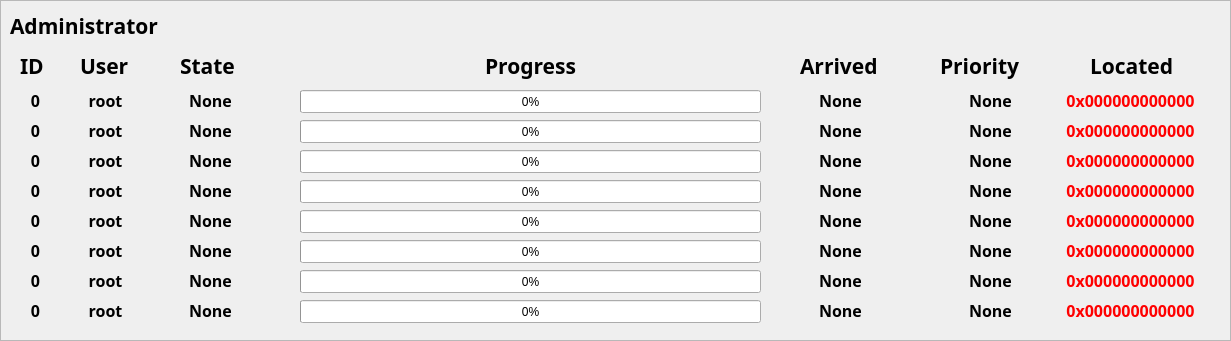
   <widget class="QFrame" name="frame_3">
    <property name="geometry">
     <rect>
      <x>10</x>
      <y>210</y>
      <width>1231</width>
      <height>341</height>
     </rect>
    </property>
    <property name="frameShape">
     <enum>QFrame::StyledPanel</enum>
    </property>
    <property name="frameShadow">
     <enum>QFrame::Raised</enum>
    </property>
    <widget class="QLabel" name="administrator_label">
     <property name="geometry">
      <rect>
       <x>10</x>
       <y>10</y>
       <width>181</width>
       <height>31</height>
      </rect>
     </property>
     <property name="font">
      <font>
       <family>JetBrains Mono</family>
       <pointsize>16</pointsize>
       <weight>75</weight>
       <bold>true</bold>
      </font>
     </property>
     <property name="text">
      <string>Administrator</string>
     </property>
    </widget>
    <widget class="QLabel" name="id_label">
     <property name="geometry">
      <rect>
       <x>20</x>
       <y>50</y>
       <width>31</width>
       <height>31</height>
      </rect>
     </property>
     <property name="font">
      <font>
       <family>JetBrains Mono</family>
       <pointsize>16</pointsize>
       <weight>75</weight>
       <bold>true</bold>
      </font>
     </property>
     <property name="text">
      <string>ID</string>
     </property>
    </widget>
    <widget class="QLabel" name="token_0">
     <property name="geometry">
      <rect>
       <x>20</x>
       <y>90</y>
       <width>31</width>
       <height>21</height>
      </rect>
     </property>
     <property name="font">
      <font>
       <family>JetBrains Mono</family>
       <pointsize>12</pointsize>
       <weight>75</weight>
       <bold>true</bold>
      </font>
     </property>
     <property name="text">
      <string>0</string>
     </property>
     <property name="alignment">
      <set>Qt::AlignCenter</set>
     </property>
    </widget>
    <widget class="QLabel" name="token_1">
     <property name="geometry">
      <rect>
       <x>20</x>
       <y>120</y>
       <width>31</width>
       <height>21</height>
      </rect>
     </property>
     <property name="font">
      <font>
       <family>JetBrains Mono</family>
       <pointsize>12</pointsize>
       <weight>75</weight>
       <bold>true</bold>
      </font>
     </property>
     <property name="text">
      <string>0</string>
     </property>
     <property name="alignment">
      <set>Qt::AlignCenter</set>
     </property>
    </widget>
    <widget class="QLabel" name="token_2">
     <property name="geometry">
      <rect>
       <x>20</x>
       <y>150</y>
       <width>31</width>
       <height>21</height>
      </rect>
     </property>
     <property name="font">
      <font>
       <family>JetBrains Mono</family>
       <pointsize>12</pointsize>
       <weight>75</weight>
       <bold>true</bold>
      </font>
     </property>
     <property name="text">
      <string>0</string>
     </property>
     <property name="alignment">
      <set>Qt::AlignCenter</set>
     </property>
    </widget>
    <widget class="QLabel" name="token_3">
     <property name="geometry">
      <rect>
       <x>20</x>
       <y>180</y>
       <width>31</width>
       <height>21</height>
      </rect>
     </property>
     <property name="font">
      <font>
       <family>JetBrains Mono</family>
       <pointsize>12</pointsize>
       <weight>75</weight>
       <bold>true</bold>
      </font>
     </property>
     <property name="text">
      <string>0</string>
     </property>
     <property name="alignment">
      <set>Qt::AlignCenter</set>
     </property>
    </widget>
    <widget class="QLabel" name="token_4">
     <property name="geometry">
      <rect>
       <x>20</x>
       <y>210</y>
       <width>31</width>
       <height>21</height>
      </rect>
     </property>
     <property name="font">
      <font>
       <family>JetBrains Mono</family>
       <pointsize>12</pointsize>
       <weight>75</weight>
       <bold>true</bold>
      </font>
     </property>
     <property name="text">
      <string>0</string>
     </property>
     <property name="alignment">
      <set>Qt::AlignCenter</set>
     </property>
    </widget>
    <widget class="QLabel" name="token_5">
     <property name="geometry">
      <rect>
       <x>20</x>
       <y>240</y>
       <width>31</width>
       <height>21</height>
      </rect>
     </property>
     <property name="font">
      <font>
       <family>JetBrains Mono</family>
       <pointsize>12</pointsize>
       <weight>75</weight>
       <bold>true</bold>
      </font>
     </property>
     <property name="text">
      <string>0</string>
     </property>
     <property name="alignment">
      <set>Qt::AlignCenter</set>
     </property>
    </widget>
    <widget class="QLabel" name="token_6">
     <property name="geometry">
      <rect>
       <x>20</x>
       <y>270</y>
       <width>31</width>
       <height>21</height>
      </rect>
     </property>
     <property name="font">
      <font>
       <family>JetBrains Mono</family>
       <pointsize>12</pointsize>
       <weight>75</weight>
       <bold>true</bold>
      </font>
     </property>
     <property name="text">
      <string>0</string>
     </property>
     <property name="alignment">
      <set>Qt::AlignCenter</set>
     </property>
    </widget>
    <widget class="QLabel" name="token_7">
     <property name="geometry">
      <rect>
       <x>20</x>
       <y>300</y>
       <width>31</width>
       <height>21</height>
      </rect>
     </property>
     <property name="font">
      <font>
       <family>JetBrains Mono</family>
       <pointsize>12</pointsize>
       <weight>75</weight>
       <bold>true</bold>
      </font>
     </property>
     <property name="text">
      <string>0</string>
     </property>
     <property name="alignment">
      <set>Qt::AlignCenter</set>
     </property>
    </widget>
    <widget class="QLabel" name="user_label">
     <property name="geometry">
      <rect>
       <x>80</x>
       <y>50</y>
       <width>51</width>
       <height>31</height>
      </rect>
     </property>
     <property name="font">
      <font>
       <family>JetBrains Mono</family>
       <pointsize>16</pointsize>
       <weight>75</weight>
       <bold>true</bold>
      </font>
     </property>
     <property name="text">
      <string>User</string>
     </property>
    </widget>
    <widget class="QLabel" name="user_0">
     <property name="geometry">
      <rect>
       <x>80</x>
       <y>90</y>
       <width>51</width>
       <height>21</height>
      </rect>
     </property>
     <property name="font">
      <font>
       <family>JetBrains Mono</family>
       <pointsize>12</pointsize>
       <weight>75</weight>
       <bold>true</bold>
      </font>
     </property>
     <property name="text">
      <string>root</string>
     </property>
     <property name="alignment">
      <set>Qt::AlignCenter</set>
     </property>
    </widget>
    <widget class="QLabel" name="user_1">
     <property name="geometry">
      <rect>
       <x>80</x>
       <y>120</y>
       <width>51</width>
       <height>21</height>
      </rect>
     </property>
     <property name="font">
      <font>
       <family>JetBrains Mono</family>
       <pointsize>12</pointsize>
       <weight>75</weight>
       <bold>true</bold>
      </font>
     </property>
     <property name="text">
      <string>root</string>
     </property>
     <property name="alignment">
      <set>Qt::AlignCenter</set>
     </property>
    </widget>
    <widget class="QLabel" name="user_2">
     <property name="geometry">
      <rect>
       <x>80</x>
       <y>150</y>
       <width>51</width>
       <height>21</height>
      </rect>
     </property>
     <property name="font">
      <font>
       <family>JetBrains Mono</family>
       <pointsize>12</pointsize>
       <weight>75</weight>
       <bold>true</bold>
      </font>
     </property>
     <property name="text">
      <string>root</string>
     </property>
     <property name="alignment">
      <set>Qt::AlignCenter</set>
     </property>
    </widget>
    <widget class="QLabel" name="user_3">
     <property name="geometry">
      <rect>
       <x>80</x>
       <y>180</y>
       <width>51</width>
       <height>21</height>
      </rect>
     </property>
     <property name="font">
      <font>
       <family>JetBrains Mono</family>
       <pointsize>12</pointsize>
       <weight>75</weight>
       <bold>true</bold>
      </font>
     </property>
     <property name="text">
      <string>root</string>
     </property>
     <property name="alignment">
      <set>Qt::AlignCenter</set>
     </property>
    </widget>
    <widget class="QLabel" name="user_4">
     <property name="geometry">
      <rect>
       <x>80</x>
       <y>210</y>
       <width>51</width>
       <height>21</height>
      </rect>
     </property>
     <property name="font">
      <font>
       <family>JetBrains Mono</family>
       <pointsize>12</pointsize>
       <weight>75</weight>
       <bold>true</bold>
      </font>
     </property>
     <property name="text">
      <string>root</string>
     </property>
     <property name="alignment">
      <set>Qt::AlignCenter</set>
     </property>
    </widget>
    <widget class="QLabel" name="user_5">
     <property name="geometry">
      <rect>
       <x>80</x>
       <y>240</y>
       <width>51</width>
       <height>21</height>
      </rect>
     </property>
     <property name="font">
      <font>
       <family>JetBrains Mono</family>
       <pointsize>12</pointsize>
       <weight>75</weight>
       <bold>true</bold>
      </font>
     </property>
     <property name="text">
      <string>root</string>
     </property>
     <property name="alignment">
      <set>Qt::AlignCenter</set>
     </property>
    </widget>
    <widget class="QLabel" name="user_6">
     <property name="geometry">
      <rect>
       <x>80</x>
       <y>270</y>
       <width>51</width>
       <height>21</height>
      </rect>
     </property>
     <property name="font">
      <font>
       <family>JetBrains Mono</family>
       <pointsize>12</pointsize>
       <weight>75</weight>
       <bold>true</bold>
      </font>
     </property>
     <property name="text">
      <string>root</string>
     </property>
     <property name="alignment">
      <set>Qt::AlignCenter</set>
     </property>
    </widget>
    <widget class="QLabel" name="user_7">
     <property name="geometry">
      <rect>
       <x>80</x>
       <y>300</y>
       <width>51</width>
       <height>21</height>
      </rect>
     </property>
     <property name="font">
      <font>
       <family>JetBrains Mono</family>
       <pointsize>12</pointsize>
       <weight>75</weight>
       <bold>true</bold>
      </font>
     </property>
     <property name="text">
      <string>root</string>
     </property>
     <property name="alignment">
      <set>Qt::AlignCenter</set>
     </property>
    </widget>
    <widget class="QLabel" name="state_label">
     <property name="geometry">
      <rect>
       <x>180</x>
       <y>50</y>
       <width>71</width>
       <height>31</height>
      </rect>
     </property>
     <property name="font">
      <font>
       <family>JetBrains Mono</family>
       <pointsize>16</pointsize>
       <weight>75</weight>
       <bold>true</bold>
      </font>
     </property>
     <property name="text">
      <string>State</string>
     </property>
    </widget>
    <widget class="QLabel" name="state_0">
     <property name="geometry">
      <rect>
       <x>140</x>
       <y>90</y>
       <width>141</width>
       <height>21</height>
      </rect>
     </property>
     <property name="font">
      <font>
       <family>JetBrains Mono</family>
       <pointsize>12</pointsize>
       <weight>75</weight>
       <bold>true</bold>
      </font>
     </property>
     <property name="text">
      <string>None</string>
     </property>
     <property name="alignment">
      <set>Qt::AlignCenter</set>
     </property>
    </widget>
    <widget class="QLabel" name="state_1">
     <property name="geometry">
      <rect>
       <x>140</x>
       <y>120</y>
       <width>141</width>
       <height>21</height>
      </rect>
     </property>
     <property name="font">
      <font>
       <family>JetBrains Mono</family>
       <pointsize>12</pointsize>
       <weight>75</weight>
       <bold>true</bold>
      </font>
     </property>
     <property name="text">
      <string>None</string>
     </property>
     <property name="alignment">
      <set>Qt::AlignCenter</set>
     </property>
    </widget>
    <widget class="QLabel" name="state_2">
     <property name="geometry">
      <rect>
       <x>140</x>
       <y>150</y>
       <width>141</width>
       <height>21</height>
      </rect>
     </property>
     <property name="font">
      <font>
       <family>JetBrains Mono</family>
       <pointsize>12</pointsize>
       <weight>75</weight>
       <bold>true</bold>
      </font>
     </property>
     <property name="text">
      <string>None</string>
     </property>
     <property name="alignment">
      <set>Qt::AlignCenter</set>
     </property>
    </widget>
    <widget class="QLabel" name="state_3">
     <property name="geometry">
      <rect>
       <x>140</x>
       <y>180</y>
       <width>141</width>
       <height>21</height>
      </rect>
     </property>
     <property name="font">
      <font>
       <family>JetBrains Mono</family>
       <pointsize>12</pointsize>
       <weight>75</weight>
       <bold>true</bold>
      </font>
     </property>
     <property name="text">
      <string>None</string>
     </property>
     <property name="alignment">
      <set>Qt::AlignCenter</set>
     </property>
    </widget>
    <widget class="QLabel" name="state_4">
     <property name="geometry">
      <rect>
       <x>140</x>
       <y>210</y>
       <width>141</width>
       <height>21</height>
      </rect>
     </property>
     <property name="font">
      <font>
       <family>JetBrains Mono</family>
       <pointsize>12</pointsize>
       <weight>75</weight>
       <bold>true</bold>
      </font>
     </property>
     <property name="text">
      <string>None</string>
     </property>
     <property name="alignment">
      <set>Qt::AlignCenter</set>
     </property>
    </widget>
    <widget class="QLabel" name="state_5">
     <property name="geometry">
      <rect>
       <x>140</x>
       <y>240</y>
       <width>141</width>
       <height>21</height>
      </rect>
     </property>
     <property name="font">
      <font>
       <family>JetBrains Mono</family>
       <pointsize>12</pointsize>
       <weight>75</weight>
       <bold>true</bold>
      </font>
     </property>
     <property name="text">
      <string>None</string>
     </property>
     <property name="alignment">
      <set>Qt::AlignCenter</set>
     </property>
    </widget>
    <widget class="QLabel" name="state_6">
     <property name="geometry">
      <rect>
       <x>140</x>
       <y>270</y>
       <width>141</width>
       <height>21</height>
      </rect>
     </property>
     <property name="font">
      <font>
       <family>JetBrains Mono</family>
       <pointsize>12</pointsize>
       <weight>75</weight>
       <bold>true</bold>
      </font>
     </property>
     <property name="text">
      <string>None</string>
     </property>
     <property name="alignment">
      <set>Qt::AlignCenter</set>
     </property>
    </widget>
    <widget class="QLabel" name="state_7">
     <property name="geometry">
      <rect>
       <x>140</x>
       <y>300</y>
       <width>141</width>
       <height>21</height>
      </rect>
     </property>
     <property name="font">
      <font>
       <family>JetBrains Mono</family>
       <pointsize>12</pointsize>
       <weight>75</weight>
       <bold>true</bold>
      </font>
     </property>
     <property name="text">
      <string>None</string>
     </property>
     <property name="alignment">
      <set>Qt::AlignCenter</set>
     </property>
    </widget>
    <widget class="QProgressBar" name="progress_0">
     <property name="geometry">
      <rect>
       <x>300</x>
       <y>90</y>
       <width>461</width>
       <height>23</height>
      </rect>
     </property>
     <property name="value">
      <number>0</number>
     </property>
    </widget>
    <widget class="QProgressBar" name="progress_1">
     <property name="geometry">
      <rect>
       <x>300</x>
       <y>120</y>
       <width>461</width>
       <height>23</height>
      </rect>
     </property>
     <property name="value">
      <number>0</number>
     </property>
    </widget>
    <widget class="QProgressBar" name="progress_2">
     <property name="geometry">
      <rect>
       <x>300</x>
       <y>150</y>
       <width>461</width>
       <height>23</height>
      </rect>
     </property>
     <property name="value">
      <number>0</number>
     </property>
    </widget>
    <widget class="QProgressBar" name="progress_3">
     <property name="geometry">
      <rect>
       <x>300</x>
       <y>180</y>
       <width>461</width>
       <height>23</height>
      </rect>
     </property>
     <property name="value">
      <number>0</number>
     </property>
    </widget>
    <widget class="QProgressBar" name="progress_4">
     <property name="geometry">
      <rect>
       <x>300</x>
       <y>210</y>
       <width>461</width>
       <height>23</height>
      </rect>
     </property>
     <property name="value">
      <number>0</number>
     </property>
    </widget>
    <widget class="QProgressBar" name="progress_5">
     <property name="geometry">
      <rect>
       <x>300</x>
       <y>240</y>
       <width>461</width>
       <height>23</height>
      </rect>
     </property>
     <property name="value">
      <number>0</number>
     </property>
    </widget>
    <widget class="QProgressBar" name="progress_6">
     <property name="geometry">
      <rect>
       <x>300</x>
       <y>270</y>
       <width>461</width>
       <height>23</height>
      </rect>
     </property>
     <property name="value">
      <number>0</number>
     </property>
    </widget>
    <widget class="QProgressBar" name="progress_7">
     <property name="geometry">
      <rect>
       <x>300</x>
       <y>300</y>
       <width>461</width>
       <height>23</height>
      </rect>
     </property>
     <property name="value">
      <number>0</number>
     </property>
    </widget>
    <widget class="QLabel" name="progress_label">
     <property name="geometry">
      <rect>
       <x>300</x>
       <y>50</y>
       <width>461</width>
       <height>31</height>
      </rect>
     </property>
     <property name="font">
      <font>
       <family>JetBrains Mono</family>
       <pointsize>16</pointsize>
       <weight>75</weight>
       <bold>true</bold>
      </font>
     </property>
     <property name="text">
      <string>Progress</string>
     </property>
     <property name="alignment">
      <set>Qt::AlignCenter</set>
     </property>
    </widget>
    <widget class="QLabel" name="arrive_label">
     <property name="geometry">
      <rect>
       <x>800</x>
       <y>50</y>
       <width>91</width>
       <height>31</height>
      </rect>
     </property>
     <property name="font">
      <font>
       <family>JetBrains Mono</family>
       <pointsize>16</pointsize>
       <weight>75</weight>
       <bold>true</bold>
      </font>
     </property>
     <property name="text">
      <string>Arrived</string>
     </property>
    </widget>
    <widget class="QLabel" name="time_0">
     <property name="geometry">
      <rect>
       <x>770</x>
       <y>90</y>
       <width>141</width>
       <height>21</height>
      </rect>
     </property>
     <property name="font">
      <font>
       <family>JetBrains Mono</family>
       <pointsize>12</pointsize>
       <weight>75</weight>
       <bold>true</bold>
      </font>
     </property>
     <property name="text">
      <string>None</string>
     </property>
     <property name="alignment">
      <set>Qt::AlignCenter</set>
     </property>
    </widget>
    <widget class="QLabel" name="time_1">
     <property name="geometry">
      <rect>
       <x>770</x>
       <y>120</y>
       <width>141</width>
       <height>21</height>
      </rect>
     </property>
     <property name="font">
      <font>
       <family>JetBrains Mono</family>
       <pointsize>12</pointsize>
       <weight>75</weight>
       <bold>true</bold>
      </font>
     </property>
     <property name="text">
      <string>None</string>
     </property>
     <property name="alignment">
      <set>Qt::AlignCenter</set>
     </property>
    </widget>
    <widget class="QLabel" name="time_2">
     <property name="geometry">
      <rect>
       <x>770</x>
       <y>150</y>
       <width>141</width>
       <height>21</height>
      </rect>
     </property>
     <property name="font">
      <font>
       <family>JetBrains Mono</family>
       <pointsize>12</pointsize>
       <weight>75</weight>
       <bold>true</bold>
      </font>
     </property>
     <property name="text">
      <string>None</string>
     </property>
     <property name="alignment">
      <set>Qt::AlignCenter</set>
     </property>
    </widget>
    <widget class="QLabel" name="time_3">
     <property name="geometry">
      <rect>
       <x>770</x>
       <y>180</y>
       <width>141</width>
       <height>21</height>
      </rect>
     </property>
     <property name="font">
      <font>
       <family>JetBrains Mono</family>
       <pointsize>12</pointsize>
       <weight>75</weight>
       <bold>true</bold>
      </font>
     </property>
     <property name="text">
      <string>None</string>
     </property>
     <property name="alignment">
      <set>Qt::AlignCenter</set>
     </property>
    </widget>
    <widget class="QLabel" name="time_4">
     <property name="geometry">
      <rect>
       <x>770</x>
       <y>210</y>
       <width>141</width>
       <height>21</height>
      </rect>
     </property>
     <property name="font">
      <font>
       <family>JetBrains Mono</family>
       <pointsize>12</pointsize>
       <weight>75</weight>
       <bold>true</bold>
      </font>
     </property>
     <property name="text">
      <string>None</string>
     </property>
     <property name="alignment">
      <set>Qt::AlignCenter</set>
     </property>
    </widget>
    <widget class="QLabel" name="time_5">
     <property name="geometry">
      <rect>
       <x>770</x>
       <y>240</y>
       <width>141</width>
       <height>21</height>
      </rect>
     </property>
     <property name="font">
      <font>
       <family>JetBrains Mono</family>
       <pointsize>12</pointsize>
       <weight>75</weight>
       <bold>true</bold>
      </font>
     </property>
     <property name="text">
      <string>None</string>
     </property>
     <property name="alignment">
      <set>Qt::AlignCenter</set>
     </property>
    </widget>
    <widget class="QLabel" name="time_6">
     <property name="geometry">
      <rect>
       <x>770</x>
       <y>270</y>
       <width>141</width>
       <height>21</height>
      </rect>
     </property>
     <property name="font">
      <font>
       <family>JetBrains Mono</family>
       <pointsize>12</pointsize>
       <weight>75</weight>
       <bold>true</bold>
      </font>
     </property>
     <property name="text">
      <string>None</string>
     </property>
     <property name="alignment">
      <set>Qt::AlignCenter</set>
     </property>
    </widget>
    <widget class="QLabel" name="time_7">
     <property name="geometry">
      <rect>
       <x>770</x>
       <y>300</y>
       <width>141</width>
       <height>21</height>
      </rect>
     </property>
     <property name="font">
      <font>
       <family>JetBrains Mono</family>
       <pointsize>12</pointsize>
       <weight>75</weight>
       <bold>true</bold>
      </font>
     </property>
     <property name="text">
      <string>None</string>
     </property>
     <property name="alignment">
      <set>Qt::AlignCenter</set>
     </property>
    </widget>
    <widget class="QLabel" name="priority_label">
     <property name="geometry">
      <rect>
       <x>940</x>
       <y>50</y>
       <width>101</width>
       <height>31</height>
      </rect>
     </property>
     <property name="font">
      <font>
       <family>JetBrains Mono</family>
       <pointsize>16</pointsize>
       <weight>75</weight>
       <bold>true</bold>
      </font>
     </property>
     <property name="text">
      <string>Priority</string>
     </property>
    </widget>
    <widget class="QLabel" name="priority_0">
     <property name="geometry">
      <rect>
       <x>920</x>
       <y>90</y>
       <width>141</width>
       <height>21</height>
      </rect>
     </property>
     <property name="font">
      <font>
       <family>JetBrains Mono</family>
       <pointsize>12</pointsize>
       <weight>75</weight>
       <bold>true</bold>
      </font>
     </property>
     <property name="text">
      <string>None</string>
     </property>
     <property name="alignment">
      <set>Qt::AlignCenter</set>
     </property>
    </widget>
    <widget class="QLabel" name="priority_1">
     <property name="geometry">
      <rect>
       <x>920</x>
       <y>120</y>
       <width>141</width>
       <height>21</height>
      </rect>
     </property>
     <property name="font">
      <font>
       <family>JetBrains Mono</family>
       <pointsize>12</pointsize>
       <weight>75</weight>
       <bold>true</bold>
      </font>
     </property>
     <property name="text">
      <string>None</string>
     </property>
     <property name="alignment">
      <set>Qt::AlignCenter</set>
     </property>
    </widget>
    <widget class="QLabel" name="priority_2">
     <property name="geometry">
      <rect>
       <x>920</x>
       <y>150</y>
       <width>141</width>
       <height>21</height>
      </rect>
     </property>
     <property name="font">
      <font>
       <family>JetBrains Mono</family>
       <pointsize>12</pointsize>
       <weight>75</weight>
       <bold>true</bold>
      </font>
     </property>
     <property name="text">
      <string>None</string>
     </property>
     <property name="alignment">
      <set>Qt::AlignCenter</set>
     </property>
    </widget>
    <widget class="QLabel" name="priority_3">
     <property name="geometry">
      <rect>
       <x>920</x>
       <y>180</y>
       <width>141</width>
       <height>21</height>
      </rect>
     </property>
     <property name="font">
      <font>
       <family>JetBrains Mono</family>
       <pointsize>12</pointsize>
       <weight>75</weight>
       <bold>true</bold>
      </font>
     </property>
     <property name="text">
      <string>None</string>
     </property>
     <property name="alignment">
      <set>Qt::AlignCenter</set>
     </property>
    </widget>
    <widget class="QLabel" name="priority_4">
     <property name="geometry">
      <rect>
       <x>920</x>
       <y>210</y>
       <width>141</width>
       <height>21</height>
      </rect>
     </property>
     <property name="font">
      <font>
       <family>JetBrains Mono</family>
       <pointsize>12</pointsize>
       <weight>75</weight>
       <bold>true</bold>
      </font>
     </property>
     <property name="text">
      <string>None</string>
     </property>
     <property name="alignment">
      <set>Qt::AlignCenter</set>
     </property>
    </widget>
    <widget class="QLabel" name="priority_5">
     <property name="geometry">
      <rect>
       <x>920</x>
       <y>240</y>
       <width>141</width>
       <height>21</height>
      </rect>
     </property>
     <property name="font">
      <font>
       <family>JetBrains Mono</family>
       <pointsize>12</pointsize>
       <weight>75</weight>
       <bold>true</bold>
      </font>
     </property>
     <property name="text">
      <string>None</string>
     </property>
     <property name="alignment">
      <set>Qt::AlignCenter</set>
     </property>
    </widget>
    <widget class="QLabel" name="priority_6">
     <property name="geometry">
      <rect>
       <x>920</x>
       <y>270</y>
       <width>141</width>
       <height>21</height>
      </rect>
     </property>
     <property name="font">
      <font>
       <family>JetBrains Mono</family>
       <pointsize>12</pointsize>
       <weight>75</weight>
       <bold>true</bold>
      </font>
     </property>
     <property name="text">
      <string>None</string>
     </property>
     <property name="alignment">
      <set>Qt::AlignCenter</set>
     </property>
    </widget>
    <widget class="QLabel" name="priority_7">
     <property name="geometry">
      <rect>
       <x>920</x>
       <y>300</y>
       <width>141</width>
       <height>21</height>
      </rect>
     </property>
     <property name="font">
      <font>
       <family>JetBrains Mono</family>
       <pointsize>12</pointsize>
       <weight>75</weight>
       <bold>true</bold>
      </font>
     </property>
     <property name="text">
      <string>None</string>
     </property>
     <property name="alignment">
      <set>Qt::AlignCenter</set>
     </property>
    </widget>
    <widget class="QLabel" name="located_label">
     <property name="geometry">
      <rect>
       <x>1090</x>
       <y>50</y>
       <width>91</width>
       <height>31</height>
      </rect>
     </property>
     <property name="font">
      <font>
       <family>JetBrains Mono</family>
       <pointsize>16</pointsize>
       <weight>75</weight>
       <bold>true</bold>
      </font>
     </property>
     <property name="text">
      <string>Located</string>
     </property>
    </widget>
    <widget class="QLabel" name="located_6">
     <property name="geometry">
      <rect>
       <x>1060</x>
       <y>270</y>
       <width>141</width>
       <height>21</height>
      </rect>
     </property>
     <property name="font">
      <font>
       <family>JetBrains Mono</family>
       <pointsize>12</pointsize>
       <weight>75</weight>
       <bold>true</bold>
      </font>
     </property>
     <property name="styleSheet">
      <string notr="true">color: red;</string>
     </property>
     <property name="text">
      <string>0x000000000000</string>
     </property>
     <property name="alignment">
      <set>Qt::AlignCenter</set>
     </property>
    </widget>
    <widget class="QLabel" name="located_2">
     <property name="geometry">
      <rect>
       <x>1060</x>
       <y>150</y>
       <width>141</width>
       <height>21</height>
      </rect>
     </property>
     <property name="font">
      <font>
       <family>JetBrains Mono</family>
       <pointsize>12</pointsize>
       <weight>75</weight>
       <bold>true</bold>
      </font>
     </property>
     <property name="styleSheet">
      <string notr="true">color: red;
</string>
     </property>
     <property name="text">
      <string>0x000000000000</string>
     </property>
     <property name="alignment">
      <set>Qt::AlignCenter</set>
     </property>
    </widget>
    <widget class="QLabel" name="located_3">
     <property name="geometry">
      <rect>
       <x>1060</x>
       <y>180</y>
       <width>141</width>
       <height>21</height>
      </rect>
     </property>
     <property name="font">
      <font>
       <family>JetBrains Mono</family>
       <pointsize>12</pointsize>
       <weight>75</weight>
       <bold>true</bold>
      </font>
     </property>
     <property name="styleSheet">
      <string notr="true">color: red;</string>
     </property>
     <property name="text">
      <string>0x000000000000</string>
     </property>
     <property name="alignment">
      <set>Qt::AlignCenter</set>
     </property>
    </widget>
    <widget class="QLabel" name="located_5">
     <property name="geometry">
      <rect>
       <x>1060</x>
       <y>240</y>
       <width>141</width>
       <height>21</height>
      </rect>
     </property>
     <property name="font">
      <font>
       <family>JetBrains Mono</family>
       <pointsize>12</pointsize>
       <weight>75</weight>
       <bold>true</bold>
      </font>
     </property>
     <property name="styleSheet">
      <string notr="true">color: red;</string>
     </property>
     <property name="text">
      <string>0x000000000000</string>
     </property>
     <property name="alignment">
      <set>Qt::AlignCenter</set>
     </property>
    </widget>
    <widget class="QLabel" name="located_1">
     <property name="geometry">
      <rect>
       <x>1060</x>
       <y>120</y>
       <width>141</width>
       <height>21</height>
      </rect>
     </property>
     <property name="font">
      <font>
       <family>JetBrains Mono</family>
       <pointsize>12</pointsize>
       <weight>75</weight>
       <bold>true</bold>
      </font>
     </property>
     <property name="styleSheet">
      <string notr="true">color: red;</string>
     </property>
     <property name="text">
      <string>0x000000000000</string>
     </property>
     <property name="alignment">
      <set>Qt::AlignCenter</set>
     </property>
    </widget>
    <widget class="QLabel" name="located_0">
     <property name="geometry">
      <rect>
       <x>1060</x>
       <y>90</y>
       <width>141</width>
       <height>21</height>
      </rect>
     </property>
     <property name="font">
      <font>
       <family>JetBrains Mono</family>
       <pointsize>12</pointsize>
       <weight>75</weight>
       <bold>true</bold>
      </font>
     </property>
     <property name="styleSheet">
      <string notr="true">color:red;</string>
     </property>
     <property name="text">
      <string>0x000000000000</string>
     </property>
     <property name="alignment">
      <set>Qt::AlignCenter</set>
     </property>
    </widget>
    <widget class="QLabel" name="located_4">
     <property name="geometry">
      <rect>
       <x>1060</x>
       <y>210</y>
       <width>141</width>
       <height>21</height>
      </rect>
     </property>
     <property name="font">
      <font>
       <family>JetBrains Mono</family>
       <pointsize>12</pointsize>
       <weight>75</weight>
       <bold>true</bold>
      </font>
     </property>
     <property name="styleSheet">
      <string notr="true">color: red;</string>
     </property>
     <property name="text">
      <string>0x000000000000</string>
     </property>
     <property name="alignment">
      <set>Qt::AlignCenter</set>
     </property>
    </widget>
    <widget class="QLabel" name="located_7">
     <property name="geometry">
      <rect>
       <x>1060</x>
       <y>300</y>
       <width>141</width>
       <height>21</height>
      </rect>
     </property>
     <property name="font">
      <font>
       <family>JetBrains Mono</family>
       <pointsize>12</pointsize>
       <weight>75</weight>
       <bold>true</bold>
      </font>
     </property>
     <property name="styleSheet">
      <string notr="true">color: red;</string>
     </property>
     <property name="text">
      <string>0x000000000000</string>
     </property>
     <property name="alignment">
      <set>Qt::AlignCenter</set>
     </property>
    </widget>
   </widget>
